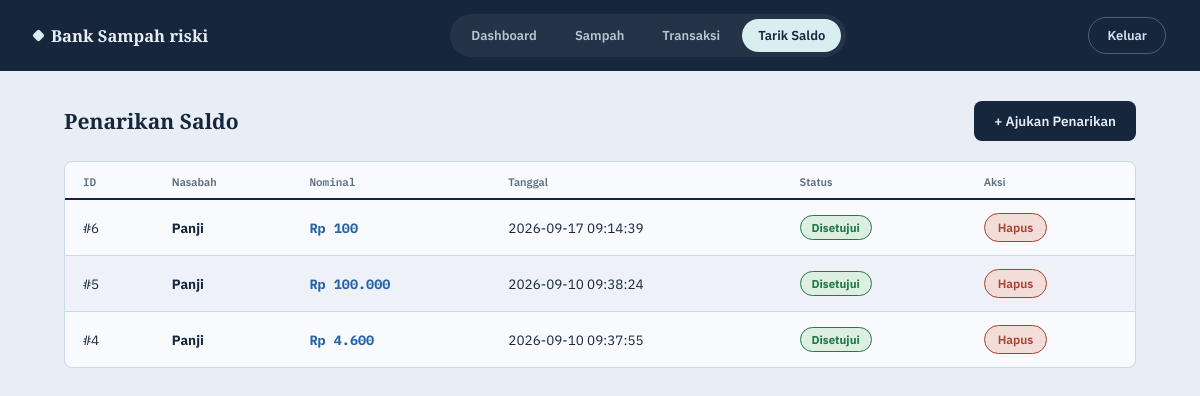
/tarik_saldo/index.php (signed in), run on the app's committed database.
### tables this page shows
CREATE TABLE `tarik_saldo` (
  `id_tarik` int(11) NOT NULL,
  `id_user` int(11) NOT NULL,
  `nominal` decimal(15,2) NOT NULL,
  `tanggal` datetime NOT NULL DEFAULT current_timestamp(),
  `status` enum('pending','disetujui','ditolak') NOT NULL DEFAULT 'pending'
);

CREATE TABLE `users` (
  `id_user` int(11) NOT NULL,
  `nama` varchar(100) NOT NULL,
  `username` varchar(50) NOT NULL,
  `password` varchar(255) NOT NULL,
  `saldo` decimal(15,2) NOT NULL DEFAULT 0.00,
  `role` enum('admin','nasabah','siswa','guru','pengepul') NOT NULL DEFAULT 'siswa'
);

### tarik_saldo/index.php (the view, shortened to what this page needs)
<?php
require "../koneksi.php";
$data = mysqli_query($koneksi, "
    SELECT ts.*, u.nama
    FROM tarik_saldo ts
    JOIN users u ON ts.id_user = u.id_user
    ORDER BY ts.id_tarik DESC
");
?>
<!DOCTYPE html>
<html lang="id">
<head>
</head>
<body>
    <div class="navbar">
        <div class="brand"><span class="mark"></span> Bank Sampah riski</div>
        <div class="nav-pills">
            <a href="../index.php">Dashboard</a>
            <a href="../sampah/index.php">Sampah</a>
            <a href="../transaksi/index.php">Transaksi</a>
            <a href="../tarik_saldo/index.php" class="active">Tarik Saldo</a>
        </div>
        <a href="../logout.php" class="btn-logout">Keluar</a>
    </div>
    <div class="main">
        <div class="header-row">
            <h1>Penarikan Saldo</h1>
            <a class="btn-add" href="tambah.php">+ Ajukan Penarikan</a>
        </div>
        <div class="ledger">
            <table>
                <thead>
                    <tr>
                        <th class="num">ID</th>
                        <th>Nasabah</th>
                        <th class="num">Nominal</th>
                        <th>Tanggal</th>
                        <th>Status</th>
                        <th>Aksi</th>
                    </tr>
                </thead>
                <tbody>
                    <?php if (mysqli_num_rows($data) > 0): ?>
                        <?php while ($row = mysqli_fetch_assoc($data)): ?>
                        <tr>
                            <td class="num">#<?= $row["id_tarik"] ?></td>
                            <td><strong><?= htmlspecialchars($row["nama"]) ?></strong></td>
                            <td class="num nominal">Rp <?= number_format($row["nominal"], 0, ",", ".") ?></td>
                            <td><?= $row["tanggal"] ?></td>
                            <td>
                                <span class="badge-status status-<?= strtolower($row["status"]) ?>">
                                    <?= ucfirst($row["status"]) ?>
                                </span>
                            </td>
                            <td>
                                <div class="action-btns">
                                    <a class="btn-hapus" href="hapus.php?id=<?= $row["id_tarik"] ?>"
                                       onclick="return confirm('Hapus data ini?')">Hapus</a>
                                </div>
                            </td>
                        </tr>
                        <?php endwhile; ?>
                    <?php else: ?>
                        <tr>
                            <td colspan="6" class="empty-row">Belum ada pengajuan penarikan.</td>
                        </tr>
                    <?php endif; ?>
                </tbody>
            </table>
        </div>
    </div>
</body>
</html>

### tarik_saldo/index.php (style rules this page uses)
:root { --paper: #E9EEF5; --card: #F8FAFD; --ink: #16263D; --ink-soft: #5C6E82; --line: #CBD8E6; --organik: #2563A8; --organik-bg: #DCE9F7; --plastik: #1D7A8C; --plastik-bg: #D8EEF1; --kertas: #3B4C9E; --kertas-bg: #DFE2F5; --tarik: #2E4C74; --tarik-bg: #DDE6F0; --ok: #1F7A46; --ok-bg: #DCEFE1; --warn: #A6740E; --warn-bg: #F3E8CB; --bad: #A6412E; --bad-bg: #F2DDD8; }
* { box-sizing:border-box; margin:0; padding:0; }
body { font-family:'IBM Plex Sans', sans-serif; background:var(--paper); color:var(--ink); min-height:100vh; padding-bottom:50px; }
h1,h2,h3,h4 { font-family:'Bitter', serif; font-weight:700; }
.num { font-family:'IBM Plex Mono', monospace; }
.navbar { position:sticky; top:0; z-index:100; background:var(--ink); padding:14px 34px; display:flex; align-items:center; justify-content:space-between; gap:18px; flex-wrap:wrap; }
.navbar .brand { font-family:'Bitter', serif; font-weight:700; font-size:16.5px; color:#E7ECF5; display:flex; align-items:center; gap:8px; flex-shrink:0; }
.navbar .brand .mark { width:9px; height:9px; border-radius:2px; background:var(--plastik-bg); transform:rotate(45deg); }
.nav-pills { display:flex; gap:6px; background:rgba(255,255,255,0.06); padding:5px; border-radius:100px; flex-wrap:wrap; }
.nav-pills a { color:#B7C4D6; text-decoration:none; font-size:13px; font-weight:600; padding:8px 16px; border-radius:100px; transition:background .15s ease, color .15s ease; }
.nav-pills a.active { background:var(--plastik-bg); color:var(--ink); }
.btn-logout { background:transparent; border:1px solid rgba(255,255,255,0.25); color:#D3E1F2; text-decoration:none; font-size:13px; font-weight:600; padding:9px 18px; border-radius:100px; flex-shrink:0; transition:background .15s ease, border-color .15s ease; }
.main { max-width:1140px; margin:0 auto; padding:30px 34px 0; }
.header-row { display:flex; align-items:center; justify-content:space-between; gap:15px; flex-wrap:wrap; margin-bottom:20px; }
.header-row h1 { font-size:21px; }
.btn-add { display:inline-flex; align-items:center; gap:7px; background:var(--ink); color:#E7ECF5; text-decoration:none; padding:11px 20px; border-radius:8px; font-size:13.5px; font-weight:600; transition:background .15s ease, transform .15s ease; }
.ledger { background:var(--card); border:1px solid var(--line); border-radius:8px; overflow:hidden; }
table { width:100%; border-collapse:collapse; }
th, td { padding:13px 18px; text-align:left; font-size:13.5px; vertical-align:middle; }
thead th { font-size:11px; font-weight:600; color:var(--ink-soft); border-bottom:2px solid var(--ink); padding-bottom:9px; }
tbody tr:nth-child(even) { background:#EEF2F8; }
td { border-bottom:1px solid var(--line); }
tr:last-child td { border-bottom:none; }
td.num, th.num { font-family:'IBM Plex Mono', monospace; }
.nominal { color:var(--organik); font-weight:700; }
.badge-status { display:inline-block; padding:4px 11px; border-radius:100px; font-size:11.5px; font-weight:700; text-transform:capitalize; border:1px solid transparent; }
.status-setuju, .status-disetujui, .status-sukses { background:var(--ok-bg); color:var(--ok); border-color:var(--ok); }
.action-btns { display:flex; align-items:center; gap:7px; flex-wrap:wrap; }
.btn-setuju, .btn-tolak, .btn-hapus { display:inline-block; padding:6px 13px; text-decoration:none; border-radius:100px; font-size:12px; font-weight:600; border:1px solid transparent; transition:background .15s ease, color .15s ease; }
.btn-hapus { background:var(--bad-bg); border-color:var(--bad); color:var(--bad); }

### data on the page
tarik_saldo: id_tarik "6", id_user.nama "Panji", nominal "100", tanggal "2026-09-17 09:14:39", status "Disetujui"
tarik_saldo: id_tarik "5", id_user.nama "Panji", nominal "100.000", tanggal "2026-09-10 09:38:24", status "Disetujui"
tarik_saldo: id_tarik "4", id_user.nama "Panji", nominal "4.600", tanggal "2026-09-10 09:37:55", status "Disetujui"
